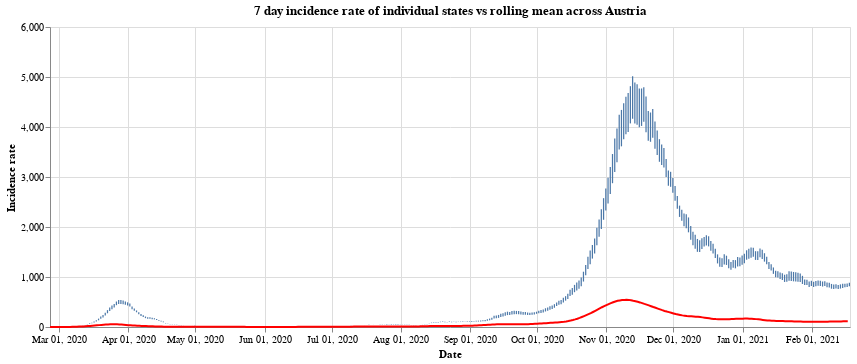

Source (notebook cell):
### Markdown cell above
Finally we have the

### Code cell
#collapse
states = at_data['Bundesland'].unique()
states.sort()

selection = alt.selection_single(
    name='Select',
    fields=['Bundesland'],
    init={'Bundesland': 'Vorarlberg'},
    bind={'Bundesland': alt.binding_select(options=states)}
)

# scatter plot, modify opacity based on selection
bars = alt.Chart(at_data).mark_bar().add_selection(
    selection
).encode(
    x=alt.X("yearmonthdate(Time):T", axis=alt.Axis(title='Date')),
    y=alt.Y("SiebenTageInzidenzFaelle:Q", axis=alt.Axis(title='Incidence rate')),
    tooltip='SiebenTageInzidenzFaelle:Q',
    opacity=alt.condition(selection, alt.value(1), alt.value(0))
).properties(title=f'7 day incidence rate of individual states vs rolling mean across Austria', width=800)

line = alt.Chart(all_austria).mark_line(
    color='red',
    size=2,
).transform_window(
    rolling_mean='mean(SiebenTageInzidenzFaelle)',
    frame=[0, 7]
).encode(
    x='yearmonthdate(Time):T',
    y='rolling_mean:Q'
)

alt.layer(bars, line)

### Figure 1 — Vega-Lite specification as saved in the notebook (floating-point values rounded to 4 significant figures; data arrays with more than 128 entries replaced by an {"elided": "..."} marker saying what was removed)
{"config": {"view": {"continuousWidth": 400, "continuousHeight": 300}}, "layer": [{"data": {"name": "data-1f37fc1f8acf27a9d2aecb78782d914f"}, "mark": "bar", "encoding": {"opacity": {"condition": {"value": 1, "selection": "Select"}, "value": 0}, "tooltip": {"type": "quantitative", "field": "SiebenTageInzidenzFaelle"}, "x": {"type": "temporal", "axis": {"title": "Date"}, "field": "Time", "timeUnit": "yearmonthdate"}, "y": {"type": "quantitative", "axis": {"title": "Incidence rate"}, "field": "SiebenTageInzidenzFaelle"}}, "selection": {"Select": {"type": "single", "fields": ["Bundesland"], "init": {"Bundesland": "Vorarlberg"}, "bind": {"Bundesland": {"input": "select", "options": ["Burgenland", "Kärnten", "Niederösterreich", "Oberösterreich", "Salzburg", "Steiermark", "Tirol", "Vorarlberg", "Wien", "Österreich"]}}}}, "title": "7 day incidence rate of individual states vs rolling mean across Austria", "width": 800}, {"data": {"name": "data-69a0ded517627b5c5893191b845a1258"}, "mark": {"type": "line", "color": "red", "size": 2}, "encoding": {"x": {"type": "temporal", "field": "Time", "timeUnit": "yearmonthdate"}, "y": {"type": "quantitative", "field": "rolling_mean"}}, "transform": [{"window": [{"op": "mean", "field": "SiebenTageInzidenzFaelle", "as": "rolling_mean"}], "frame": [0, 7]}]}], "$schema": "https://vega.github.io/schema/vega-lite/v4.8.1.json", "datasets": {"data-1f37fc1f8acf27a9d2aecb78782d914f": {"elided": "3580 records"}, "data-69a0ded517627b5c5893191b845a1258": {"elided": "358 records"}}}
